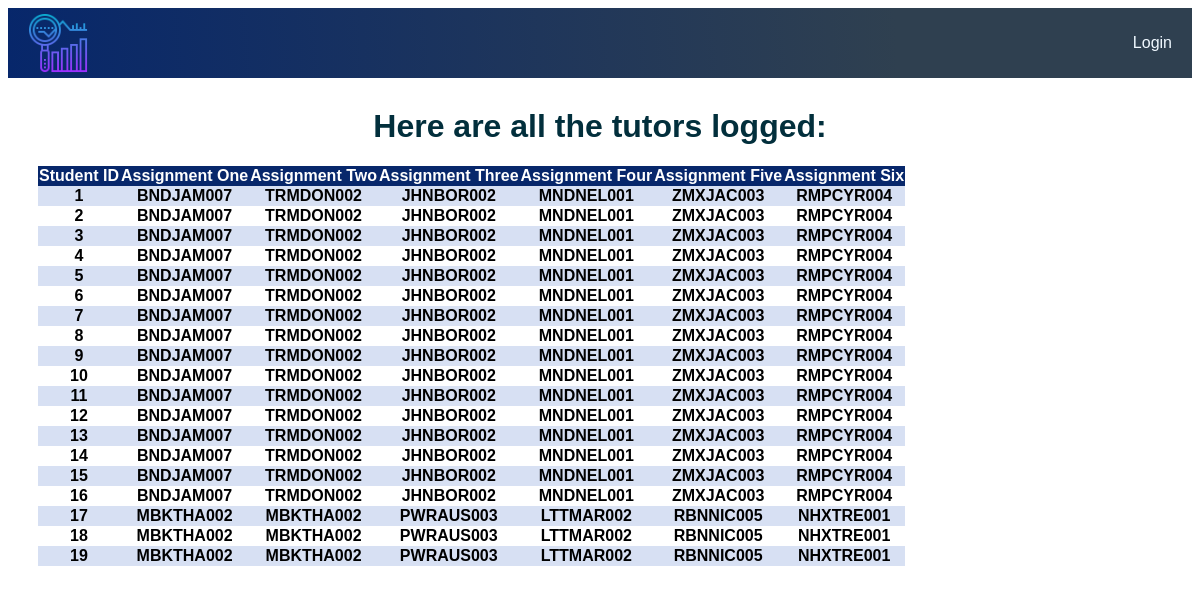
/smart/Tutor_Marking, run on the app's committed database.
### Tutor_Marking/models.py (models this page shows)
class Tutor_Marking(models.Model): #name of the table
    student= models.CharField(max_length = 3, primary_key=True, default='no value')
    A1_Marker = models.CharField(max_length=15, blank= True, null = True)
    A2_Marker = models.CharField(max_length=15, blank= True, null = True)
    A3_Marker = models.CharField(max_length=15, blank= True, null = True)
    A4_Marker = models.CharField(max_length=15, blank= True, null = True)
    A5_Marker = models.CharField(max_length=15, blank= True, null = True)
    A6_Marker = models.CharField(max_length=15, blank= True, null = True)

### Tutor_Marking/views.py (the view)
# urls.py: path('Tutor_Marking',views.ListTutorMarking.as_view(), name="Tutor_List"),
class ListTutorMarking(ListView):
    model = Tutor_Marking
    context_object_name ="tutors"
    template_name = 'Tutor_Marking/tutor_marking_list'
    def get_queryset(self):
        return Tutor_Marking.objects.all()

### Tutor_Marking/templates/Tutor_Marking/tutor_marking_list.html (shortened to what this page needs)
{% extends 'base.html'%}
{% load static %}
{% block content %}
<div class="main-list">
    <h1>
        Here are all the tutors logged:
    </h1>
    <div >
        <div>
            <table  style="overflow-y:scroll;
            height:400px;
            display:block;
            border-collapse: collapse;
            width: 100%;
            text-align: center;">
                <tr style="position: sticky;
                position: -webkit-sticky;
                top: 0px;
                z-index: 2;
                background-color: rgba(7,39,107,1);
                color: white;
                font-family: sans-serif;
                font-size: medium;">
                    <th>Student ID</th>
                    <th>Assignment One</th>
                    <th>Assignment Two</th>
                    <th>Assignment Three</th>
                    <th>Assignment Four</th>
                    <th>Assignment Five</th>
                    <th>Assignment Six</th>
                </tr>
                {% for tutor in tutors %}
                <tr>
                    <th>{{tutor.student}}</th>
                    <th>{{tutor.A1_Marker}}</th>
                    <th>{{tutor.A2_Marker}}</th>
                    <th>{{tutor.A3_Marker}}</th>
                    <th>{{tutor.A4_Marker}}</th>
                    <th>{{tutor.A5_Marker}}</th>
                    <th>{{tutor.A6_Marker}}</th>
                </tr>
                {% endfor %}
            </table>
        </div>
    </div>
</div>
{% endblock %}

### static/styles/style.css (style rules this page uses)
.main-list { margin: 30px; font-family: 'Franklin Gothic Medium', 'Arial Narrow', Arial, sans-serif; }
.main-list h1 { text-align: center; color: #022f3c; }

### Tutor_Marking/templates/Tutor_Marking/tutor_marking_list.html (style rules this page uses)
tr:nth-child(even) { background-color: rgb(215, 224, 243); }
tr { font-family: sans-serif; }

### data on the page
Tutor_Marking: student "1", A1_Marker "BNDJAM007", A2_Marker "TRMDON002", A3_Marker "JHNBOR002", A4_Marker "MNDNEL001", A5_Marker "ZMXJAC003", A6_Marker "RMPCYR004"
Tutor_Marking: student "2", A1_Marker "BNDJAM007", A2_Marker "TRMDON002", A3_Marker "JHNBOR002", A4_Marker "MNDNEL001", A5_Marker "ZMXJAC003", A6_Marker "RMPCYR004"
Tutor_Marking: student "3", A1_Marker "BNDJAM007", A2_Marker "TRMDON002", A3_Marker "JHNBOR002", A4_Marker "MNDNEL001", A5_Marker "ZMXJAC003", A6_Marker "RMPCYR004"
Tutor_Marking: student "4", A1_Marker "BNDJAM007", A2_Marker "TRMDON002", A3_Marker "JHNBOR002", A4_Marker "MNDNEL001", A5_Marker "ZMXJAC003", A6_Marker "RMPCYR004"
Tutor_Marking: student "5", A1_Marker "BNDJAM007", A2_Marker "TRMDON002", A3_Marker "JHNBOR002", A4_Marker "MNDNEL001", A5_Marker "ZMXJAC003", A6_Marker "RMPCYR004"
Tutor_Marking: student "6", A1_Marker "BNDJAM007", A2_Marker "TRMDON002", A3_Marker "JHNBOR002", A4_Marker "MNDNEL001", A5_Marker "ZMXJAC003", A6_Marker "RMPCYR004"
Tutor_Marking: student "7", A1_Marker "BNDJAM007", A2_Marker "TRMDON002", A3_Marker "JHNBOR002", A4_Marker "MNDNEL001", A5_Marker "ZMXJAC003", A6_Marker "RMPCYR004"
Tutor_Marking: student "8", A1_Marker "BNDJAM007", A2_Marker "TRMDON002", A3_Marker "JHNBOR002", A4_Marker "MNDNEL001", A5_Marker "ZMXJAC003", A6_Marker "RMPCYR004"
Tutor_Marking: student "9", A1_Marker "BNDJAM007", A2_Marker "TRMDON002", A3_Marker "JHNBOR002", A4_Marker "MNDNEL001", A5_Marker "ZMXJAC003", A6_Marker "RMPCYR004"
Tutor_Marking: student "10", A1_Marker "BNDJAM007", A2_Marker "TRMDON002", A3_Marker "JHNBOR002", A4_Marker "MNDNEL001", A5_Marker "ZMXJAC003", A6_Marker "RMPCYR004"
Tutor_Marking: student "11", A1_Marker "BNDJAM007", A2_Marker "TRMDON002", A3_Marker "JHNBOR002", A4_Marker "MNDNEL001", A5_Marker "ZMXJAC003", A6_Marker "RMPCYR004"
Tutor_Marking: student "12", A1_Marker "BNDJAM007", A2_Marker "TRMDON002", A3_Marker "JHNBOR002", A4_Marker "MNDNEL001", A5_Marker "ZMXJAC003", A6_Marker "RMPCYR004"
Tutor_Marking: student "13", A1_Marker "BNDJAM007", A2_Marker "TRMDON002", A3_Marker "JHNBOR002", A4_Marker "MNDNEL001", A5_Marker "ZMXJAC003", A6_Marker "RMPCYR004"
Tutor_Marking: student "14", A1_Marker "BNDJAM007", A2_Marker "TRMDON002", A3_Marker "JHNBOR002", A4_Marker "MNDNEL001", A5_Marker "ZMXJAC003", A6_Marker "RMPCYR004"
Tutor_Marking: student "15", A1_Marker "BNDJAM007", A2_Marker "TRMDON002", A3_Marker "JHNBOR002", A4_Marker "MNDNEL001", A5_Marker "ZMXJAC003", A6_Marker "RMPCYR004"
Tutor_Marking: student "16", A1_Marker "BNDJAM007", A2_Marker "TRMDON002", A3_Marker "JHNBOR002", A4_Marker "MNDNEL001", A5_Marker "ZMXJAC003", A6_Marker "RMPCYR004"
Tutor_Marking: student "17", A1_Marker "MBKTHA002", A2_Marker "MBKTHA002", A3_Marker "PWRAUS003", A4_Marker "LTTMAR002", A5_Marker "RBNNIC005", A6_Marker "NHXTRE001"
Tutor_Marking: student "18", A1_Marker "MBKTHA002", A2_Marker "MBKTHA002", A3_Marker "PWRAUS003", A4_Marker "LTTMAR002", A5_Marker "RBNNIC005", A6_Marker "NHXTRE001"
Tutor_Marking: student "19", A1_Marker "MBKTHA002", A2_Marker "MBKTHA002", A3_Marker "PWRAUS003", A4_Marker "LTTMAR002", A5_Marker "RBNNIC005", A6_Marker "NHXTRE001"
